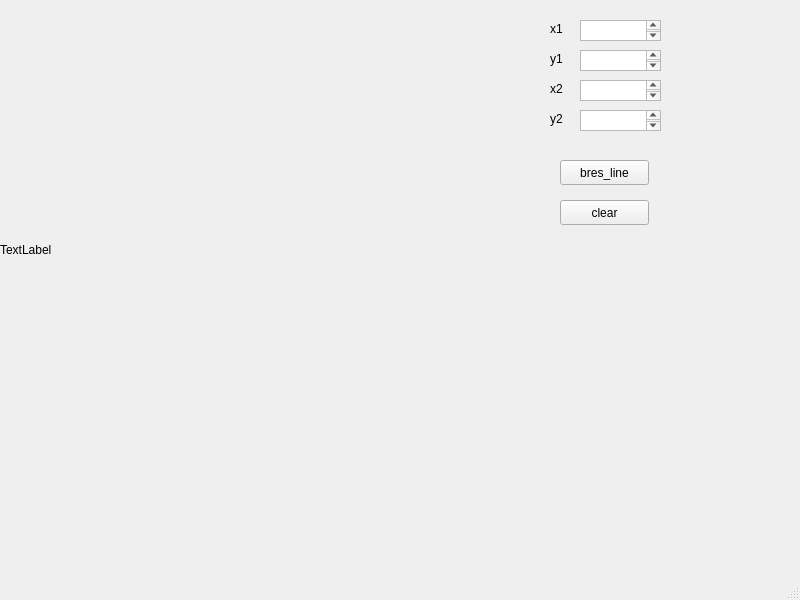
<?xml version="1.0" encoding="UTF-8"?>
<ui version="4.0">
 <class>MainWindow</class>
 <widget class="QMainWindow" name="MainWindow">
  <property name="geometry">
   <rect>
    <x>0</x>
    <y>0</y>
    <width>800</width>
    <height>600</height>
   </rect>
  </property>
  <property name="windowTitle">
   <string>MainWindow</string>
  </property>
  <widget class="QWidget" name="centralwidget">
   <widget class="QLabel" name="label">
    <property name="geometry">
     <rect>
      <x>0</x>
      <y>0</y>
      <width>500</width>
      <height>500</height>
     </rect>
    </property>
    <property name="text">
     <string>TextLabel</string>
    </property>
   </widget>
   <widget class="QLabel" name="label_2">
    <property name="geometry">
     <rect>
      <x>550</x>
      <y>20</y>
      <width>67</width>
      <height>17</height>
     </rect>
    </property>
    <property name="text">
     <string>x1</string>
    </property>
   </widget>
   <widget class="QLabel" name="label_3">
    <property name="geometry">
     <rect>
      <x>550</x>
      <y>50</y>
      <width>67</width>
      <height>17</height>
     </rect>
    </property>
    <property name="text">
     <string>y1</string>
    </property>
   </widget>
   <widget class="QLabel" name="label_4">
    <property name="geometry">
     <rect>
      <x>550</x>
      <y>80</y>
      <width>67</width>
      <height>17</height>
     </rect>
    </property>
    <property name="text">
     <string>x2</string>
    </property>
   </widget>
   <widget class="QLabel" name="label_5">
    <property name="geometry">
     <rect>
      <x>550</x>
      <y>110</y>
      <width>67</width>
      <height>17</height>
     </rect>
    </property>
    <property name="text">
     <string>y2</string>
    </property>
   </widget>
   <widget class="QTextEdit" name="textEdit">
    <property name="geometry">
     <rect>
      <x>580</x>
      <y>20</y>
      <width>81</width>
      <height>21</height>
     </rect>
    </property>
   </widget>
   <widget class="QTextEdit" name="textEdit_2">
    <property name="geometry">
     <rect>
      <x>580</x>
      <y>50</y>
      <width>81</width>
      <height>21</height>
     </rect>
    </property>
   </widget>
   <widget class="QTextEdit" name="textEdit_3">
    <property name="geometry">
     <rect>
      <x>580</x>
      <y>80</y>
      <width>81</width>
      <height>21</height>
     </rect>
    </property>
   </widget>
   <widget class="QTextEdit" name="textEdit_4">
    <property name="geometry">
     <rect>
      <x>580</x>
      <y>110</y>
      <width>81</width>
      <height>21</height>
     </rect>
    </property>
   </widget>
   <widget class="QPushButton" name="pushButton">
    <property name="geometry">
     <rect>
      <x>560</x>
      <y>160</y>
      <width>89</width>
      <height>25</height>
     </rect>
    </property>
    <property name="text">
     <string>bres_line</string>
    </property>
   </widget>
   <widget class="QPushButton" name="pushButton_2">
    <property name="geometry">
     <rect>
      <x>560</x>
      <y>200</y>
      <width>89</width>
      <height>25</height>
     </rect>
    </property>
    <property name="text">
     <string>clear</string>
    </property>
   </widget>
  </widget>
  <widget class="QMenuBar" name="menubar">
   <property name="geometry">
    <rect>
     <x>0</x>
     <y>0</y>
     <width>800</width>
     <height>22</height>
    </rect>
   </property>
  </widget>
  <widget class="QStatusBar" name="statusbar"/>
 </widget>
 <resources/>
 <connections/>
</ui>
